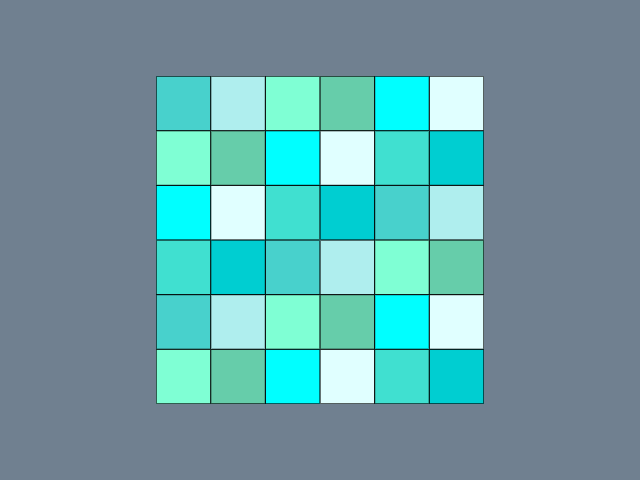

Python code for this plot:
#!/usr/bin/env python

# Create custom vtkColorSeries from VTK named colors (Cyan) and display them on a plane.


# Factory overrides: importing these modules registers the OpenGL rendering
# and interaction style implementations for vtkRenderingCore factory classes.
import vtkmodules.vtkInteractionStyle  # noqa: F401
import vtkmodules.vtkRenderingOpenGL2  # noqa: F401

# VTK pipeline classes used in this example
from vtkmodules.vtkCommonColor import (
    vtkColorSeries,
    vtkNamedColors,
)
from vtkmodules.vtkCommonCore import (
    vtkFloatArray,
    vtkLookupTable,
)
from vtkmodules.vtkFiltersSources import vtkPlaneSource
from vtkmodules.vtkRenderingCore import (
    vtkActor,
    vtkPolyDataMapper,
    vtkRenderWindow,
    vtkRenderWindowInteractor,
    vtkRenderer,
)

# Colors (normalized RGB)
slate_gray = (0.439, 0.502, 0.565)

# Color series definitions: scheme name and list of VTK named color strings
COLOR_SERIES = {
    "Cyan": ("VTKCyanColors", [
        "aquamarine", "aquamarine_medium", "cyan", "cyan_white", "turquoise",
        "turquoise_dark", "turquoise_medium", "turquoise_pale",
    ]),
}

# Select the color series
series_name = "Cyan"

nc = vtkNamedColors()
scheme_name, color_names = COLOR_SERIES[series_name]

# Build the vtkColorSeries from named colors
color_series = vtkColorSeries()
color_series.SetColorSchemeByName(scheme_name)
for name in color_names:
    color_series.AddColor(nc.GetColor3ub(name))

num_colors = color_series.GetNumberOfColors()
print(f"Number of colors: {num_colors}")

# Source: generate a 6x6 plane
x_res, y_res = 6, 6
plane = vtkPlaneSource()
plane.SetXResolution(x_res)
plane.SetYResolution(y_res)
table_size = x_res * y_res + 1

# Cell data: assign increasing scalar values
cell_data = vtkFloatArray()
for i in range(x_res * y_res):
    cell_data.InsertNextValue(i)
plane.Update()
plane.GetOutput().GetCellData().SetScalars(cell_data)

# Lookup table: populate from the color series
lut = vtkLookupTable()
lut.SetNumberOfTableValues(table_size)
lut.SetTableRange(0, table_size)
for i in range(table_size):
    color = color_series.GetColorRepeating(i)
    lut.SetTableValue(i, color.GetRed() / 255.0, color.GetGreen() / 255.0,
                      color.GetBlue() / 255.0, 1.0)

# Mapper: map cell scalars through the lookup table
mapper = vtkPolyDataMapper()
mapper.SetLookupTable(lut)
mapper.SetInputConnection(plane.GetOutputPort())
mapper.SetScalarModeToUseCellData()
mapper.SetScalarRange(0, table_size)

# Actor: assign the mapped geometry with visible edges
actor = vtkActor()
actor.SetMapper(mapper)
actor.GetProperty().EdgeVisibilityOn()

# Renderer: assemble the scene and configure the camera
renderer = vtkRenderer()
renderer.AddActor(actor)
renderer.SetBackground(slate_gray)

# Window: display the rendered scene
render_window = vtkRenderWindow()
render_window.AddRenderer(renderer)
render_window.SetWindowName("color series brewer sequential")
render_window.SetMultiSamples(0)
render_window.SetSize(640, 480)

# Interactor: handle mouse and keyboard events
render_window_interactor = vtkRenderWindowInteractor()
render_window_interactor.SetRenderWindow(render_window)

# Launch the interactive visualization
render_window_interactor.Initialize()
render_window_interactor.Start()
